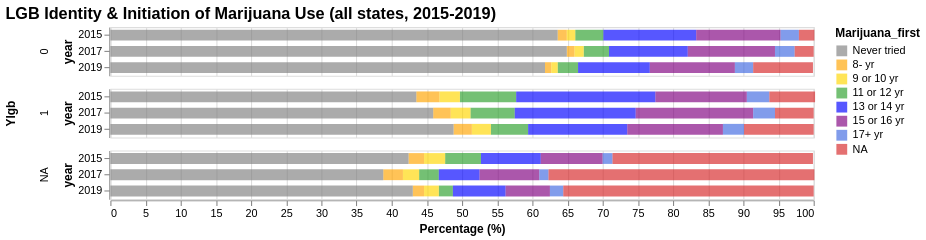

Here is the Vega-Lite specification saved for this chart:
### Vega-Lite specification from a JSON file in a GitHub repository (floating-point values rounded to 4 significant figures)
{"config": {"view": {"continuousWidth": 400, "continuousHeight": 300}, "range": {"category": ["gray", "orange", "gold", "#2ca02c", "blue", "purple", "royalblue", "#d62728"]}, "title": {"fontSize": 15}}, "data": {"name": "data-d58d2a83c058092be169c78f3d4f18dd"}, "mark": {"type": "bar", "opacity": 0.66, "size": 10}, "encoding": {"color": {"field": "Marijuana_first", "sort": {"field": "order", "order": "ascending"}, "type": "nominal"}, "order": {"field": "order", "type": "nominal"}, "row": {"field": "Ylgb", "spacing": 10, "type": "nominal"}, "tooltip": [{"field": "state", "title": "State", "type": "nominal"}, {"field": "year", "title": "Year", "type": "ordinal"}, {"field": "Marijuana_first", "title": "Marijuana_first", "type": "nominal"}, {"field": "percent", "title": "Percent (%)", "type": "quantitative"}], "x": {"aggregate": "sum", "axis": {"title": "Percentage (%)"}, "field": "percent", "scale": {"domainMax": 100}, "type": "quantitative"}, "y": {"field": "year", "type": "ordinal"}}, "height": 45, "selection": {"selector025": {"type": "interval", "bind": "scales", "encodings": ["x", "y"]}}, "title": "LGB Identity & Initiation of Marijuana Use (all states, 2015-2019)", "transform": [{"calculate": "{'Never tried':0, '8- yr':1, '9 or 10 yr':2, '11 or 12 yr':3, '13 or 14 yr':4, '15 or 16 yr':5, '17+ yr':6, 'NA':7}[datum.Marijuana_first]", "as": "order"}], "width": 650, "$schema": "https://vega.github.io/schema/vega-lite/v4.17.0.json", "datasets": {"data-d58d2a83c058092be169c78f3d4f18dd": [{"year": 2015, "Ylgb": "0", "Marijuana_first": "11 or 12 yr", "percent": 4.0}, {"year": 2015, "Ylgb": "0", "Marijuana_first": "13 or 14 yr", "percent": 13.2}, {"year": 2015, "Ylgb": "0", "Marijuana_first": "15 or 16 yr", "percent": 12.0}, {"year": 2015, "Ylgb": "0", "Marijuana_first": "17+ yr", "percent": 2.6}, {"year": 2015, "Ylgb": "0", "Marijuana_first": "8- yr", "percent": 1.3}, {"year": 2015, "Ylgb": "0", "Marijuana_first": "9 or 10 yr", "percent": 1.2}, {"year": 2015, "Ylgb": "0", "Marijuana_first": "NA", "percent": 2.2}, {"year": 2015, "Ylgb": "0", "Marijuana_first": "Never tried", "percent": 63.6}, {"year": 2015, "Ylgb": "1", "Marijuana_first": "11 or 12 yr", "percent": 8.0}, {"year": 2015, "Ylgb": "1", "Marijuana_first": "13 or 14 yr", "percent": 19.8}, {"year": 2015, "Ylgb": "1", "Marijuana_first": "15 or 16 yr", "percent": 13.0}, {"year": 2015, "Ylgb": "1", "Marijuana_first": "17+ yr", "percent": 3.2}, {"year": 2015, "Ylgb": "1", "Marijuana_first": "8- yr", "percent": 3.3}, {"year": 2015, "Ylgb": "1", "Marijuana_first": "9 or 10 yr", "percent": 2.9}, {"year": 2015, "Ylgb": "1", "Marijuana_first": "NA", "percent": 6.5}, {"year": 2015, "Ylgb": "1", "Marijuana_first": "Never tried", "percent": 43.5}, {"year": 2015, "Ylgb": "NA", "Marijuana_first": "11 or 12 yr", "percent": 5.1}, {"year": 2015, "Ylgb": "NA", "Marijuana_first": "13 or 14 yr", "percent": 8.5}, {"year": 2015, "Ylgb": "NA", "Marijuana_first": "15 or 16 yr", "percent": 8.8}, {"year": 2015, "Ylgb": "NA", "Marijuana_first": "17+ yr", "percent": 1.4}, {"year": 2015, "Ylgb": "NA", "Marijuana_first": "8- yr", "percent": 2.2}, {"year": 2015, "Ylgb": "NA", "Marijuana_first": "9 or 10 yr", "percent": 3.0}, {"year": 2015, "Ylgb": "NA", "Marijuana_first": "NA", "percent": 28.5}, {"year": 2015, "Ylgb": "NA", "Marijuana_first": "Never tried", "percent": 42.4}, {"year": 2017, "Ylgb": "0", "Marijuana_first": "11 or 12 yr", "percent": 3.6}, {"year": 2017, "Ylgb": "0", "Marijuana_first": "13 or 14 yr", "percent": 11.2}, {"year": 2017, "Ylgb": "0", "Marijuana_first": "15 or 16 yr", "percent": 12.4}, {"year": 2017, "Ylgb": "0", "Marijuana_first": "17+ yr", "percent": 2.8}, {"year": 2017, "Ylgb": "0", "Marijuana_first": "8- yr", "percent": 1.1}, {"year": 2017, "Ylgb": "0", "Marijuana_first": "9 or 10 yr", "percent": 1.3}, {"year": 2017, "Ylgb": "0", "Marijuana_first": "NA", "percent": 2.7}, {"year": 2017, "Ylgb": "0", "Marijuana_first": "Never tried", "percent": 64.9}, {"year": 2017, "Ylgb": "1", "Marijuana_first": "11 or 12 yr", "percent": 6.3}, {"year": 2017, "Ylgb": "1", "Marijuana_first": "13 or 14 yr", "percent": 17.2}, {"year": 2017, "Ylgb": "1", "Marijuana_first": "15 or 16 yr", "percent": 16.7}, {"year": 2017, "Ylgb": "1", "Marijuana_first": "17+ yr", "percent": 3.1}, {"year": 2017, "Ylgb": "1", "Marijuana_first": "8- yr", "percent": 2.5}, {"year": 2017, "Ylgb": "1", "Marijuana_first": "9 or 10 yr", "percent": 2.8}, {"year": 2017, "Ylgb": "1", "Marijuana_first": "NA", "percent": 5.5}, {"year": 2017, "Ylgb": "1", "Marijuana_first": "Never tried", "percent": 45.9}, {"year": 2017, "Ylgb": "NA", "Marijuana_first": "11 or 12 yr", "percent": 2.8}, {"year": 2017, "Ylgb": "NA", "Marijuana_first": "13 or 14 yr", "percent": 5.8}, {"year": 2017, "Ylgb": "NA", "Marijuana_first": "15 or 16 yr", "percent": 8.5}, {"year": 2017, "Ylgb": "NA", "Marijuana_first": "17+ yr", "percent": 1.3}, {"year": 2017, "Ylgb": "NA", "Marijuana_first": "8- yr", "percent": 2.8}, {"year": 2017, "Ylgb": "NA", "Marijuana_first": "9 or 10 yr", "percent": 2.3}, {"year": 2017, "Ylgb": "NA", "Marijuana_first": "NA", "percent": 37.8}, {"year": 2017, "Ylgb": "NA", "Marijuana_first": "Never tried", "percent": 38.8}, {"year": 2019, "Ylgb": "0", "Marijuana_first": "11 or 12 yr", "percent": 2.9}, {"year": 2019, "Ylgb": "0", "Marijuana_first": "13 or 14 yr", "percent": 10.2}, {"year": 2019, "Ylgb": "0", "Marijuana_first": "15 or 16 yr", "percent": 12.1}, {"year": 2019, "Ylgb": "0", "Marijuana_first": "17+ yr", "percent": 2.6}, {"year": 2019, "Ylgb": "0", "Marijuana_first": "8- yr", "percent": 0.9}, {"year": 2019, "Ylgb": "0", "Marijuana_first": "9 or 10 yr", "percent": 0.9}, {"year": 2019, "Ylgb": "0", "Marijuana_first": "NA", "percent": 8.5}, {"year": 2019, "Ylgb": "0", "Marijuana_first": "Never tried", "percent": 61.8}, {"year": 2019, "Ylgb": "1", "Marijuana_first": "11 or 12 yr", "percent": 5.3}, {"year": 2019, "Ylgb": "1", "Marijuana_first": "13 or 14 yr", "percent": 14.1}, {"year": 2019, "Ylgb": "1", "Marijuana_first": "15 or 16 yr", "percent": 13.6}, {"year": 2019, "Ylgb": "1", "Marijuana_first": "17+ yr", "percent": 3.0}, {"year": 2019, "Ylgb": "1", "Marijuana_first": "8- yr", "percent": 2.6}, {"year": 2019, "Ylgb": "1", "Marijuana_first": "9 or 10 yr", "percent": 2.7}, {"year": 2019, "Ylgb": "1", "Marijuana_first": "NA", "percent": 9.9}, {"year": 2019, "Ylgb": "1", "Marijuana_first": "Never tried", "percent": 48.8}, {"year": 2019, "Ylgb": "NA", "Marijuana_first": "11 or 12 yr", "percent": 2.0}, {"year": 2019, "Ylgb": "NA", "Marijuana_first": "13 or 14 yr", "percent": 7.5}, {"year": 2019, "Ylgb": "NA", "Marijuana_first": "15 or 16 yr", "percent": 6.3}, {"year": 2019, "Ylgb": "NA", "Marijuana_first": "17+ yr", "percent": 1.9}, {"year": 2019, "Ylgb": "NA", "Marijuana_first": "8- yr", "percent": 1.6}, {"year": 2019, "Ylgb": "NA", "Marijuana_first": "9 or 10 yr", "percent": 2.1}, {"year": 2019, "Ylgb": "NA", "Marijuana_first": "NA", "percent": 35.6}, {"year": 2019, "Ylgb": "NA", "Marijuana_first": "Never tried", "percent": 43.0}]}}
